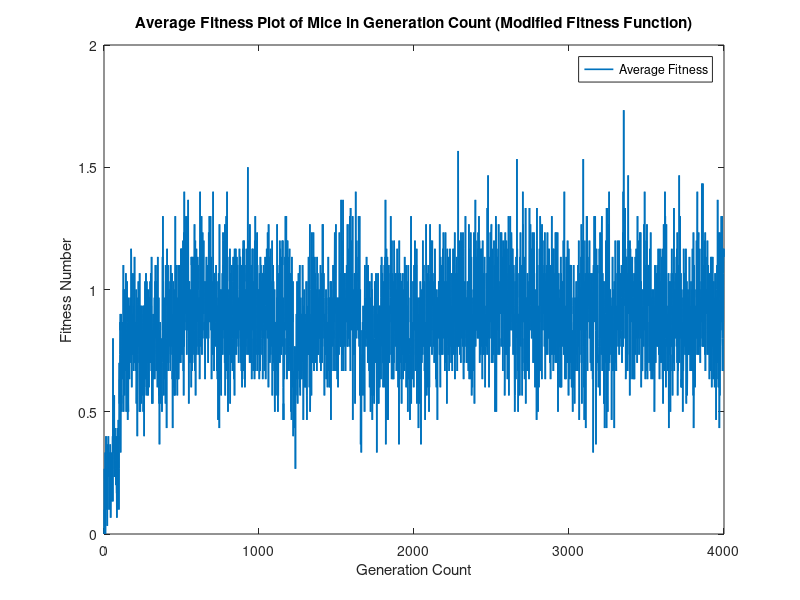

Reproduce this figure in MATLAB. (Note: this script raises an error after producing the figure.)
clear all
close all
load("question_4.mat")
rng default
figure(1)
plot(generation,average,'LineWidth',1.2);
title('Average Fitness Plot of Mice in Generation Count (Modified Fitness Function)')
xlabel('Generation Count') 
ylabel('Fitness Number') 
legend({'Average Fitness'},'Location','northeast')
ax = gca;
ax.FontSize = 12;
xticks([0 150 400 1000  4000])
xticklabels({'0','150','400','1000','4000'})
pulseSNR = snr((zeros(1,3000)+mean(average(1001:4000)))',average(1001:4000))

figure(2)
plot(generation,average,'LineWidth',1.2);
title('Average Fitness Plot of Mice in Generation Count (Modified Fitness Function)')
xlabel('Generation Count') 
ylabel('Fitness Number') 
legend({'Average Fitness'},'Location','northeast')
ax = gca;
ax.FontSize = 12;
xlim([0 1000])
ylim([0 2])

figure(3)
plot(generation,average_original,'LineWidth',1.2);
title('Average Fitness Plot of Mice in Generation Count (Original Fitness Function)')
xlabel('Generation Count') 
ylabel('Fitness Number') 
legend({'Average Fitness'},'Location','northeast')
ax = gca;
ax.FontSize = 12;
xticks([0 150 400 1000  4000])
xticklabels({'0','150','400','1000','4000'})

pulseSNR = snr((zeros(1,3000)+mean(average_original(1001:4000)))',average_original(1001:4000))

figure(4)
plot(generation,average_original,'LineWidth',1.2);
title('Average Fitness Plot of Mice in Generation Count (Original Fitness Function)')
xlabel('Generation Count') 
ylabel('Fitness Number') 
legend({'Average Fitness'},'Location','northeast')
ax = gca;
ax.FontSize = 12;
xlim([0 1000])
ylim([0 0.01])

figure(5)
subplot(2,1,1);
plot(generation,average_original,'LineWidth',1.2);
title('Average Fitness Plot of Original Fitness Function')
xlabel('Generation Count') 
ylabel('Fitness Number') 
legend({'Original Fitness Function'},'Location','northeast')
ax = gca;
ax.FontSize = 12;
xlim([0 1000])
ylim([0 0.01])
subplot(2,1,2);
plot(generation,average,'LineWidth',1.2);
title('Average Fitness Plot of New Fitness Function')
xlabel('Generation Count') 
ylabel('Fitness Number') 
legend({'New Fitness Function'},'Location','northeast')
ax = gca;
ax.FontSize = 12;
xlim([0 1000])
ylim([0 2])
saveas(5,'Converge_Compare.svg')